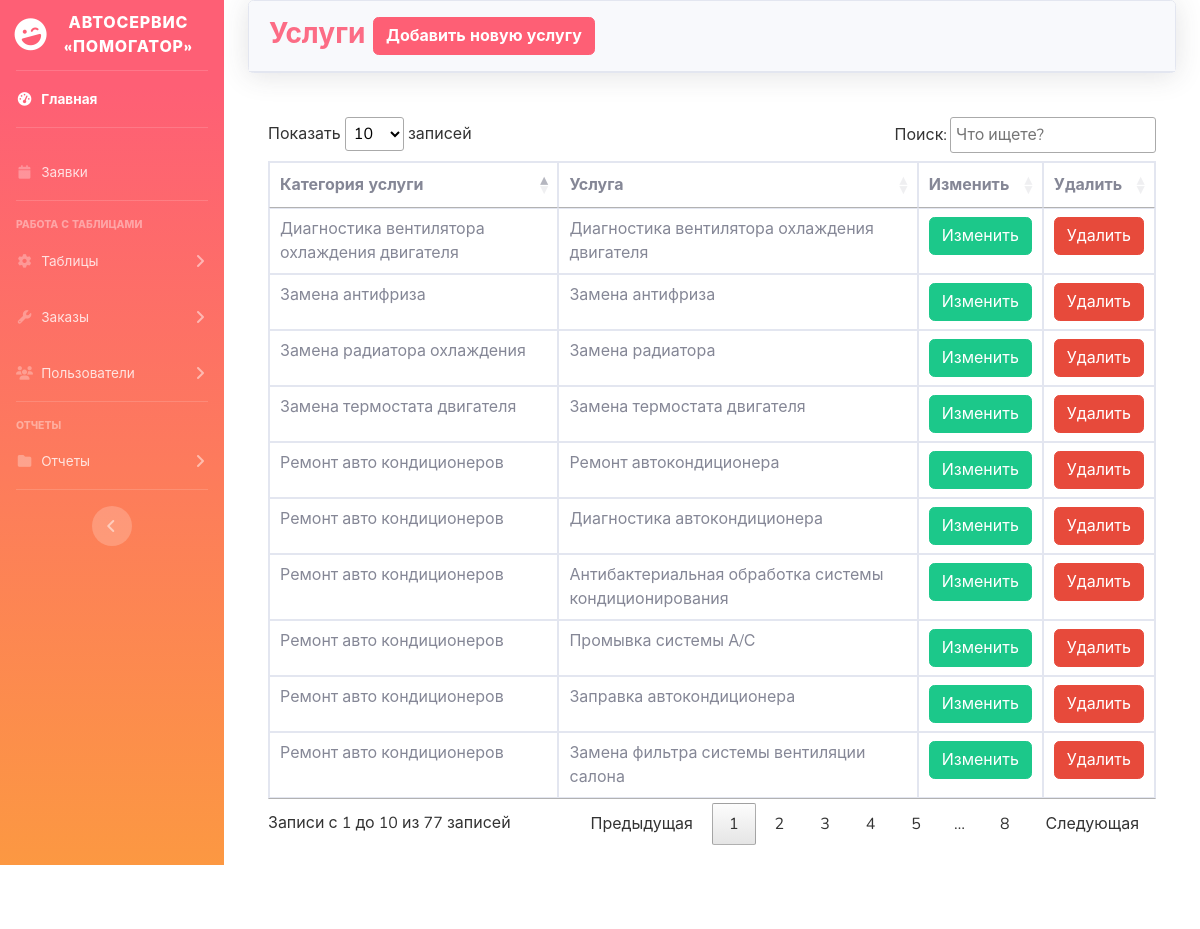
Screenshot of /admin/services.php with the database file from the repository.
### tables this page shows
CREATE TABLE `servicetype` (
  `id_type` int(11) NOT NULL,
  `type` varchar(130) NOT NULL
);

CREATE TABLE `service` (
  `idservice` int(11) NOT NULL,
  `id_type` int(11) NOT NULL,
  `service` varchar(500) DEFAULT NULL
);

### admin/services.php (the view, shortened to what this page needs)
<?php
include('security.php');
include('includes/header.php');
include('includes/navbar.php');
?>
                    <?php
                        $servicetype = "SELECT * from servicetype";
                        $servicetype_run = mysqli_query($connection, $servicetype);
                            ?>
<div class="container-fluid">
    <div class="card shadow mb-4">
        <div class="card-header py-3">
            <h3 class="m-0 font-weight-bold text-primary">Услуги
            <button type="button" class="btn btn-primary font-weight-bold" data-toggle="modal" data-target="#addservice">
                Добавить новую услугу
            </button>
            </h3>
        </div>
    </div>
    <div class="card-body">
        <div class="table-responsive">
            <?php
            $query = "SELECT * FROM `service`";
            $query_run = mysqli_query($connection, $query);
            if(mysqli_num_rows($query_run) > 0)
            {
                ?>
            <table class="table table-bordered" id="dataTable" width="100%" cellspacing="0">
                <thead>
                    <tr>
                        <th>Категория услуги</th>
                        <th>Услуга</th>
                        <th>Изменить</th>
                        <th>Удалить</th>
                    </tr>
                </thead>
                <tbody>
                    <?php
                        while($row = mysqli_fetch_assoc($query_run))
                        {
                            $id_type = $row['id_type'];
                            $type = "SELECT * FROM servicetype WHERE id_type='$id_type' ";
                            $type_run = mysqli_query($connection, $type);
                    ?>
                        <tr>
                            <td>
                                <?php
                                    foreach($type_run as $type_row)
                                    {
                                        echo $type_row['type'];
                                    }
                                ?>
                            </td>
                            <td><?php echo $row['service'] ?></td>
                            <td>
                                <form action="service_edit.php" method="POST">
                                    <button type="submit" name="service_edit_data_btn" class="btn btn-success">Изменить</button>
                                </form>
                            </td>
                            <td>
                                <form action="code.php" method="POST">
                                    <button type="submit" name="service_delete_btn" class="btn btn-danger">Удалить</button>
                                </form>
                            </td>
                        </tr>
                    <?php
                        }
                    ?>
                </tbody>
            </table>
            <?php
            }
            else
            {
                echo "Записи не найдены";
            }
            ?>
        </div>
    </div>
    </div>
</div>
<?php
include('includes/footer.php');
?>

### rows the page displays
service: service "Ремонт автокондиционера"
servicetype: type "Ремонт авто кондиционеров"
service: service "Диагностика автокондиционера"
service: service "Антибактериальная обработка системы кондиционирования"
service: service "Промывка системы А/С"
service: service "Заправка автокондиционера"
service: service "Замена фильтра системы вентиляции салона"
service: service "Замена антифриза"
servicetype: type "Замена антифриза"
service: service "Замена радиатора"
servicetype: type "Замена радиатора охлаждения"
service: service "Замена термостата двигателя"
servicetype: type "Замена термостата двигателя"
service: service "Диагностика вентилятора охлаждения двигателя"
servicetype: type "Диагностика вентилятора охлаждения двигателя"
